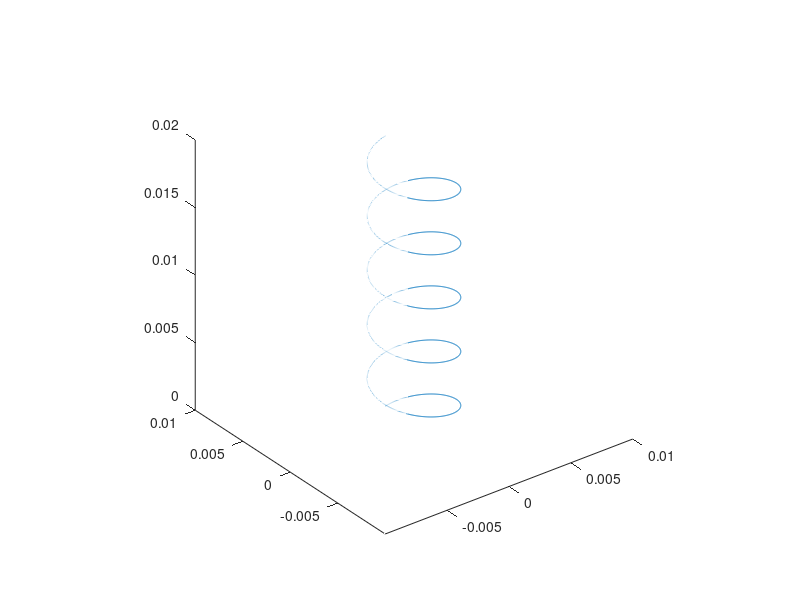

Here is the MATLAB script that generated this plot: (Note: this script raises an error after producing the figure.)
%the code shows how to make noodles object from 2D disc
%step 1.1: define the parameters of modeling
clear;
dAngle1=360/14;%rotation angle of disc in each copy
curveR=0.003;
curveH=0.02;
circle=5;
discR=0.001;
ballR=0.00025;
dDis=ballR*1.2;%displacement of disc in each copy

Lwidth=ballR*6;
Lheight=ballR*6;
dAngle2=10;%rotation angle of L shape in each copy

%step 1.2: define the path of the noodles
t=0:0.01:(circle*2*pi);
X1=curveR*sin(t);%path X, Y, Z
Y1=curveR*cos(t);
Z1=curveH*(t/max(t));
%plot3(X1,Y1,Z1);axis equal;%show the path

t=0:0.01:(circle*2*pi);
X2=curveR*sin(t);%path X, Y, Z
Y2=curveR*cos(t);
Z2=curveH*(t/max(t));
plot3(X2,Y2,Z2);axis equal;%show the path

%step 1.3: make 3D noodles object according to a disc and a path
discObj0=f.run('fun/makeDisc.m',discR,ballR);%define the basic disc
%allObj=mfs.make3DalongPath(discObj0,X,Y,Z,dDis,dAngle);
allDiscObj=f.run('fun/make3DalongPath.m',discObj0,X1,Y1,Z1,dDis,dAngle1);

Rrate=0.8;
LObj=mfs.makeLShape(Lwidth, Lheight, ballR*0.8);
LObj=mfs.rotate(LObj,'YZ',-90);
LObj=mfs.moveObj2Origin(LObj);
LObj.R=LObj.R/Rrate;
allLObj=f.run('fun/make3DalongPath.m',LObj,X1,Y1,Z1,dDis,dAngle2);

allDiscObj=mfs.align2Value('bottom',allDiscObj,0);
sampleH=mfs.getObjEdge('top',allDiscObj);
sampleW=sampleH;sampleL=sampleH;
allDiscObj1=mfs.move(allDiscObj,sampleW/4,sampleH/4,0);

allLObj2=mfs.move(allLObj,sampleW/2,sampleH*3/4,0);
allLObj2=mfs.align2Value('bottom',allLObj2,0);

%step 2: make a box and import the objects
B=obj_Box;%declare a box object
B.name='Cable';
B.ballR=ballR;%element radius
B.sampleW=sampleW;%width, length, height
B.sampleL=sampleL;%when L is zero, it is a 2-dimensional model
B.sampleH=sampleH;
B.isSample=0;%
B.boundaryStatus=[1,1,1,1,1,0];%left, right, front, back, bottom and top sides
B.setType('botPlaten');%add a top platen to compact model
B.buildInitialModel();
B.setUIoutput();
d=B.d;
d.mo.setGPU('off');

[cableId1,cableId2]=d.addElement(1,{allDiscObj1,allLObj2});
d.addGroup('Cable1',cableId1);
d.setClump('Cable1');
d.addGroup('Cable2',cableId2);
d.setClump('Cable2');
d.mo.setShear('off');
d.mo.zeroBalance();
d.resetStatus();
d.mo.mVis=d.mo.mVis*0.01;

%step 3: drop of the two noodles
fName=['data/step/' B.name num2str(B.ballR) '-2,' num2str(B.distriRate) 'loopNum'];
d.mo.setGPU('auto');
d.mo.dT=d.mo.dT*4;
for i=1:10
    d.balance('Standard',0.2);
    d.figureNumber=d.show('Displacement');
    view(10*i,30);
    save([fName num2str(i) '.mat']);
end